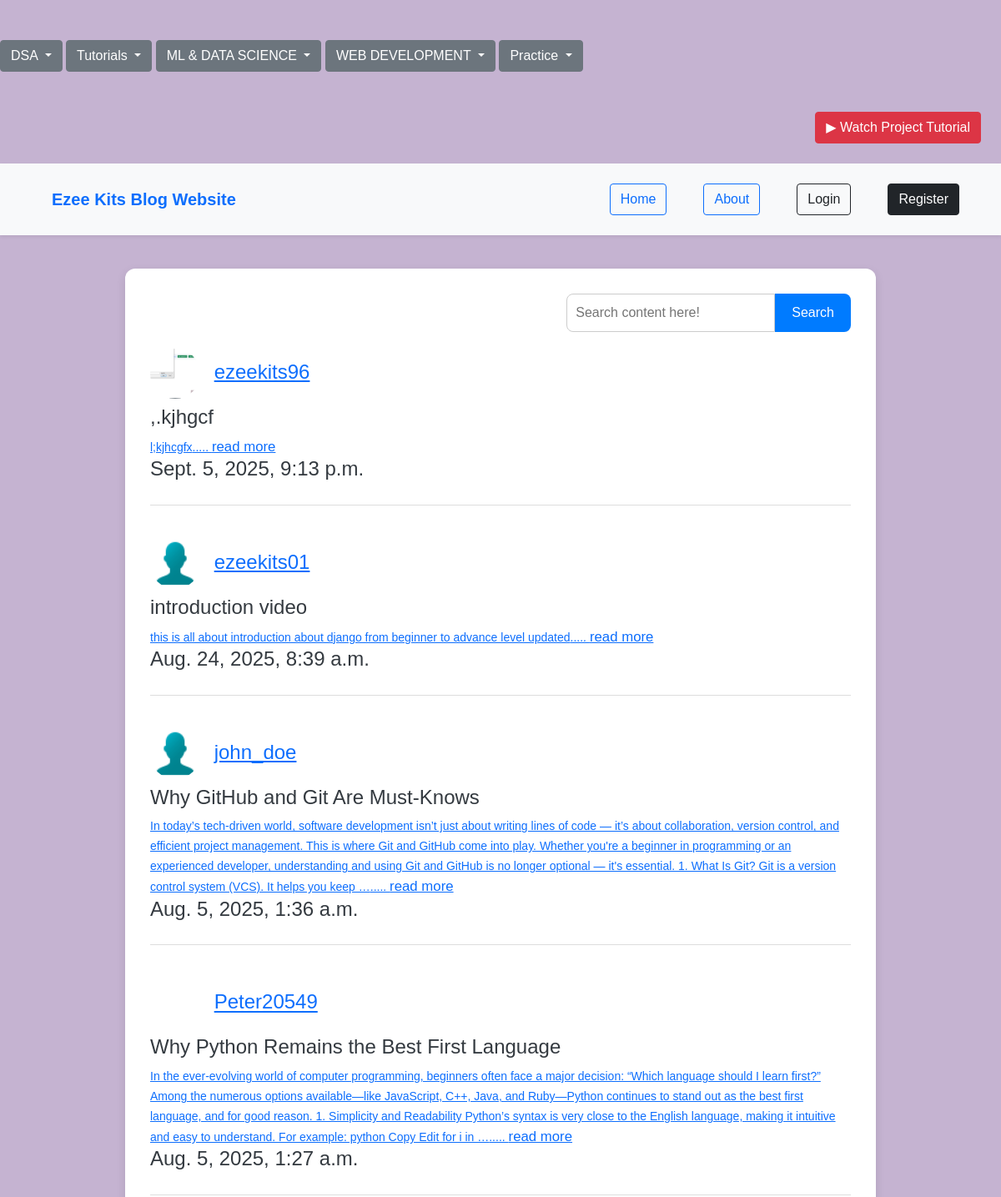
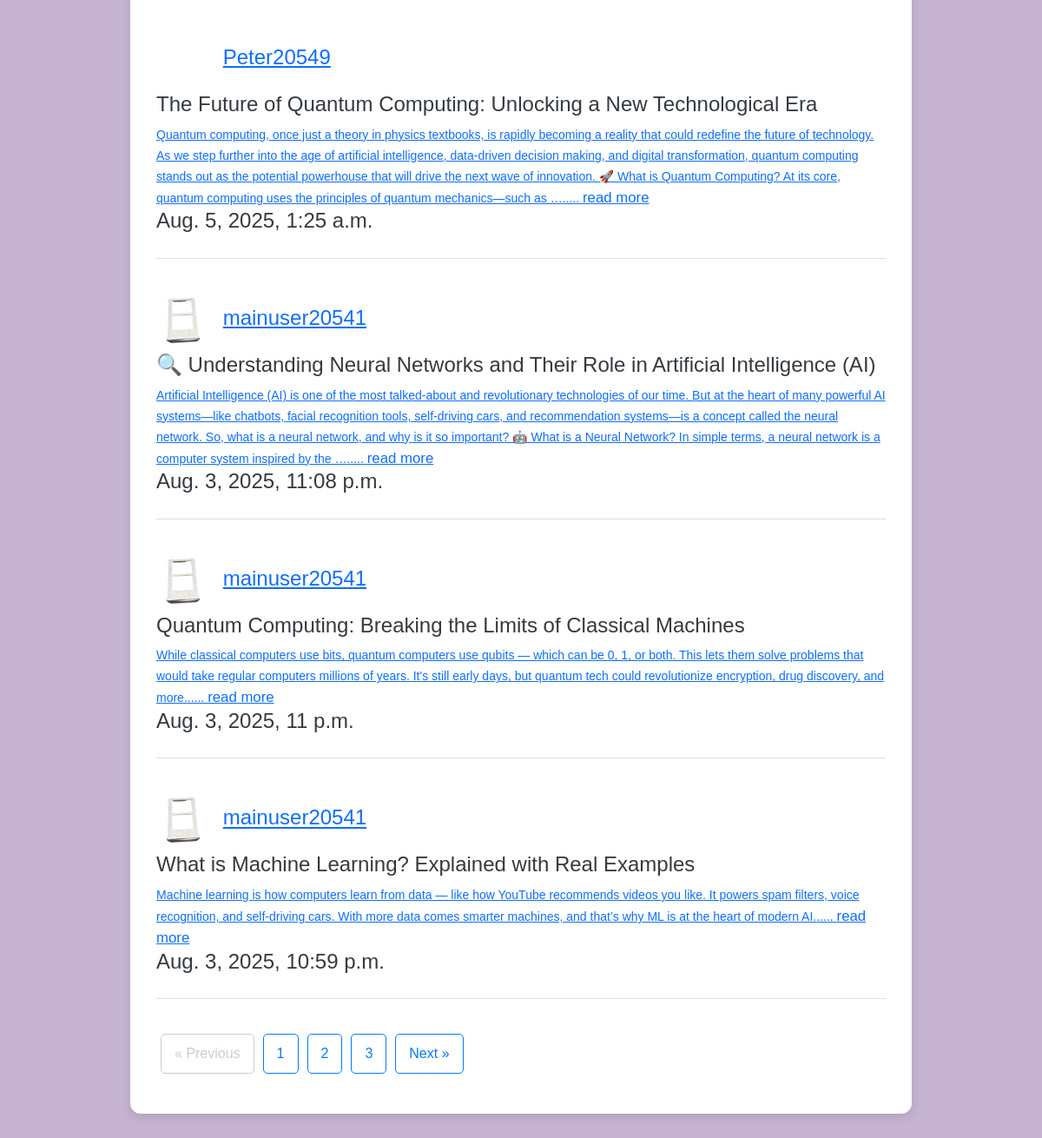
The page / on the database its author committed (2 pictures, top to bottom).
### blog_page/models.py (models this page shows, shortened)
class Post(models.Model):
    author = models.ForeignKey(User,on_delete=models.CASCADE)
    title = models.CharField(max_length=100)
    content = models.TextField()
    date_posted = models.DateTimeField(auto_now_add=True)

class Image(models.Model):
    user = models.OneToOneField(User,on_delete=models.CASCADE)
    image = models.ImageField(default='default.jpg', upload_to='profile_pics')

### blog_page/views.py (the view)
# urls.py: 2. Add a URL to urlpatterns:  path('', views.home, name='home')
def home(request):
    if request.method == 'POST':
        seached_form = request.POST.get('input-search')
        blogs = Post.objects.filter(content__contains = seached_form).order_by('-date_posted')
        page = request.GET.get('page')
        paginator = Paginator(blogs,8)
        try:
            pages = paginator.page(page)
            print(pages.next_page_number())
        except PageNotAnInteger:
            pages = paginator.page(1)
        except EmptyPage:
            pages = paginator.page(paginator.num_pages)
        if blogs.count() == 0:
            context = {'posts':pages}
            return render(request,'blog_page/home.html',context)
    else:
        blogs = Post.objects.all().order_by('-date_posted')
        page = request.GET.get('page',1)
        paginator = Paginator(blogs,8)
        try:
            pages = paginator.page(page)
            print(pages.next_page_number())
        except PageNotAnInteger:
            pages = paginator.page(1)
        except EmptyPage:
            pages = paginator.page(paginator.num_pages)
    context = {'posts':pages}
    return render(request,'blog_page/home.html',context)

### blog_page/templates/blog_page/home.html (shortened to what this page needs)
{% extends 'blog_page/base.html' %}
{% load static %}
{% block head %}
<link rel="stylesheet" href="{% static 'blog_page/mystyle.css' %}" type="text/css">
{% endblock %}
{% block body %}
<div class="container">
    <form method="post" class="search-form">
        <input type="search" name="input-search" placeholder="Search content here!" />
        <button type="submit">Search</button>
    </form>
    {% for post in posts %}
    <div class="post">
        <h1>
            <img src= {{ post.author.image.image.url }} width="60" height="60">
            <a href="#">{{ post.author }}</a>
        </h1>
        <h1>{{ post.title }}</h1>
        <small> <a href="{% url 'post_detail-page' post.id %}">{{ post.content|truncatewords:70 }}..... <big> read more </big></a> </small>
        <h1>{{ post.date_posted }}</h1>
    </div>
    {% endfor %}
    {% if posts.has_other_pages %}
    <ul class="pagination">
        {% if posts.has_previous %}
        <li><a href="?page={{ posts.previous_page_number }}">&laquo; Previous</a></li>
        {% else %}
        <li class="disable"><span>&laquo; Previous</span></li>
        {% endif %}
        {% for i in posts.paginator.page_range %}
            {% if posts.number == i %}
                <li><span>{{ i }}</span></li>
            {% elif i > posts.number|add:'-3' and i < posts.number|add:'3' %}
                <li><a href="?page={{ i }}">{{ i }}</a></li>
            {% endif %}
        {% endfor %}
        {% if posts.has_next %}
        <li><a href="?page={{ posts.next_page_number }}">Next &raquo;</a></li>
        {% else %}
        <li class="disable"><span>Next &raquo;</span></li>
        {% endif %}
    </ul>
    {% endif %}
</div>
{% endblock %}

### blog_page/templates/blog_page/base.html (shortened to what this page needs)
{% load static %}
<!DOCTYPE html>
<html lang="en">
<head>
	<link rel="stylesheet" href="{% static 'blog_page/base_style.css' %}" type="text/css">
	<link href="https://cdn.jsdelivr.net/npm/bootstrap@5.0.0/dist/css/bootstrap.min.css" rel="stylesheet" >
	{% block head%} {% endblock%}
</head>
<body class="mainhead">
	<br> <br><div class="dropdown">
		<button class="btn btn-secondary dropdown-toggle" type="button" id="dropdownMenuButton1" data-bs-toggle="dropdown" aria-expanded="false">
		  DSA
		</button>
		<button class="btn btn-secondary dropdown-toggle" type="button" id="dropdownMenuButton1" data-bs-toggle="dropdown" aria-expanded="false">
		  Tutorials
		</button>
		<button class="btn btn-secondary dropdown-toggle" type="button" id="dropdownMenuButton1" data-bs-toggle="dropdown" aria-expanded="false">
		  ML & DATA SCIENCE
		</button>
		<button class="btn btn-secondary dropdown-toggle" type="button" id="dropdownMenuButton1" data-bs-toggle="dropdown" aria-expanded="false">
		  WEB DEVELOPMENT
		</button>
		<button class="btn btn-secondary dropdown-toggle" type="button" id="dropdownMenuButton1" data-bs-toggle="dropdown" aria-expanded="false">
		  Practice
		</button>
	  </div><br>
	<div class="header-section d-flex justify-content-end my-4 pe-4">
		<a href="https://youtu.be/iepPWom8ea0?si=N-hs3Uh1H7J6wBMW"
		target="_blank"
		class="btn btn-danger">
			▶ Watch Project Tutorial
		</a>
	</div>
<nav class="navbar navbar-expand-lg navbar-light bg-light shadow-sm py-3">
   <div class="container-fluid">
    <a class="navbar-brand fw-bold text-primary" href="/">Ezee Kits Blog Website</a>
    <div class="collapse navbar-collapse justify-content-end" id="navbarNav">
      <ul class="navbar-nav align-items-center gap-2">
        <li class="nav-item">
          <a class="nav-link" href="/"><button class="btn btn-outline-primary">Home</button></a>
        </li>
        <li class="nav-item">
          <a class="nav-link" href="{% url 'about-page' %}"><button class="btn btn-outline-primary">About</button></a>
        </li>
        {% if user.is_authenticated %}
          <li class="nav-item">
            <span class="fw-semibold text-dark">Hello,<a href="{% url 'profile-page' %}" class="text-decoration-none">{{ request.user }}</a></span>
          </li>
          <li class="nav-item">
            <a class="nav-link" href="{% url 'create-post-page' %}">
              <button class="btn btn-success">Create Post</button>
            </a>
          </li>
          <li class="nav-item">
            <a class="nav-link" href="{% url 'logout-page' %}">
              <button class="btn btn-danger">Logout</button>
            </a>
          </li>
        {% else %}
          <li class="nav-item">
            <a class="nav-link" href="{% url 'login-page' %}">
              <button class="btn btn-outline-dark">Login</button>
            </a>
          </li>
          <li class="nav-item">
            <a class="nav-link" href="{% url 'register-page' %}">
              <button class="btn btn-dark">Register</button>
            </a>
          </li>
        {% endif %}
      </ul>
    </div>
  </div>
</nav>
    {% block body %}
    {% endblock %}
</body>
</html>

### blog_page/static/blog_page/base_style.css (style rules this page uses)
body { background-color: white; font-family: 'Segoe UI', Tahoma, Geneva, Verdana, sans-serif; margin: 0; padding: 0; }
.navbar { display: flex; justify-content: space-between; align-items: center; background-color: #e6f0ff; padding: 10px 30px; box-shadow: 0 2px 5px rgba(0,0,0,0.1); }
.navbar a { text-decoration: none; color: #0059b3; margin-left: 20px; font-weight: bold; transition: color 0.3s ease; }
.container { padding: 40px 30px; }
.header-section { display: flex; justify-content: space-between; align-items: center; margin-bottom: 30px; }

### blog_page/static/blog_page/mystyle.css (style rules this page uses)
body { font-family: Arial, sans-serif; background-color: hsl(276, 25%, 76%); margin: 0; padding: 0; animation: fadeInBody 1.2s ease-in; }
.container { max-width: 900px; margin: 40px auto; background-color: #ffffff; padding: 30px; border-radius: 12px; box-shadow: 0 4px 12px rgba(0, 0, 0, 0.1); animation: slideInUp 1s ease-out; }
.search-form { display: flex; justify-content: flex-end; margin-bottom: 20px; transition: transform 0.3s ease; }
.search-form input[type="search"] { padding: 10px; width: 250px; border: 1px solid #ccc; border-radius: 8px 0 0 8px; outline: none; transition: box-shadow 0.3s ease; }
.search-form button { padding: 10px 20px; border: none; background-color: #007bff; color: white; border-radius: 0 8px 8px 0; cursor: pointer; transition: background-color 0.3s ease, transform 0.2s ease; }
.post { margin-bottom: 40px; border-bottom: 1px solid #ddd; padding-bottom: 20px; transition: transform 0.3s ease, box-shadow 0.3s ease; }
.post h1 { font-size: 24px; color: #343a40; }
.post img { border-radius: 50%; margin-right: 10px; vertical-align: middle; transition: transform 0.3s ease; }
.pagination { text-align: center; margin-top: 40px; }
.pagination li { display: inline-block; margin: 0 5px; transition: transform 0.2s ease; }
.pagination a, .pagination span { display: inline-block; padding: 10px 15px; border: 1px solid #007bff; color: #007bff; border-radius: 5px; text-decoration: none; transition: background-color 0.3s ease, transform 0.3s ease; }
.disable span { color: #ccc; border-color: #ccc; }

### rows shown on the page
Post: author.image.image (picture), author "ezeekits96", title ",.kjhgcf", content "l;kjhcgfx", date_posted "Sept. 5, 2025, 9:13 p.m."
Post: author.image.image (placeholder picture), author "ezeekits01", title "introduction video", content "this is all about introduction about django from beginner to advance level updated", date_posted "Aug. 24, 2025, 8:39 a.m."
Post: author.image.image (placeholder picture), author "john_doe", title "Why GitHub and Git Are Must‑Knows", content "In today’s tech-driven world, software development isn’t just about writing lines of code — it’s about collaboration, version control, and efficient project management. This is where Git and GitHub come into play. Whether you're a beginner in programming or an experienced developer, understanding and using Git and GitHub is no longer optional — it's essential. 1. What Is Git? Git is a version control system (VCS). It helps you keep …", date_posted "Aug. 5, 2025, 1:36 a.m."
Post: author.image.image (picture), author "Peter20549", title "Why Python Remains the Best First Language", content "In the ever-evolving world of computer programming, beginners often face a major decision: “Which language should I learn first?” Among the numerous options available—like JavaScript, C++, Java, and Ruby—Python continues to stand out as the best first language, and for good reason. 1. Simplicity and Readability Python’s syntax is very close to the English language, making it intuitive and easy to understand. For example: python Copy Edit for i in …", date_posted "Aug. 5, 2025, 1:27 a.m."
Post: author.image.image (picture), author "Peter20549", title "The Future of Quantum Computing: Unlocking a New Technological Era", content "Quantum computing, once just a theory in physics textbooks, is rapidly becoming a reality that could redefine the future of technology. As we step further into the age of artificial intelligence, data-driven decision making, and digital transformation, quantum computing stands out as the potential powerhouse that will drive the next wave of innovation. 🚀 What is Quantum Computing? At its core, quantum computing uses the principles of quantum mechanics—such as …", date_posted "Aug. 5, 2025, 1:25 a.m."
Post: author.image.image (picture), author "mainuser20541", title "🔍 Understanding Neural Networks and Their Role in Artificial Intelligence (AI)", content "Artificial Intelligence (AI) is one of the most talked-about and revolutionary technologies of our time. But at the heart of many powerful AI systems—like chatbots, facial recognition tools, self-driving cars, and recommendation systems—is a concept called the neural network. So, what is a neural network, and why is it so important? 🤖 What is a Neural Network? In simple terms, a neural network is a computer system inspired by the …", date_posted "Aug. 3, 2025, 11:08 p.m."
Post: author.image.image (picture), author "mainuser20541", title "Quantum Computing: Breaking the Limits of Classical Machines", content "While classical computers use bits, quantum computers use qubits — which can be 0, 1, or both. This lets them solve problems that would take regular computers millions of years. It's still early days, but quantum tech could revolutionize encryption, drug discovery, and more.", date_posted "Aug. 3, 2025, 11 p.m."
Post: author.image.image (picture), author "mainuser20541", title "What is Machine Learning? Explained with Real Examples", content "Machine learning is how computers learn from data — like how YouTube recommends videos you like. It powers spam filters, voice recognition, and self-driving cars. With more data comes smarter machines, and that’s why ML is at the heart of modern AI.", date_posted "Aug. 3, 2025, 10:59 p.m."

### other values the page prints
{{ i }} "1"
{{ i }} "2" "3"
